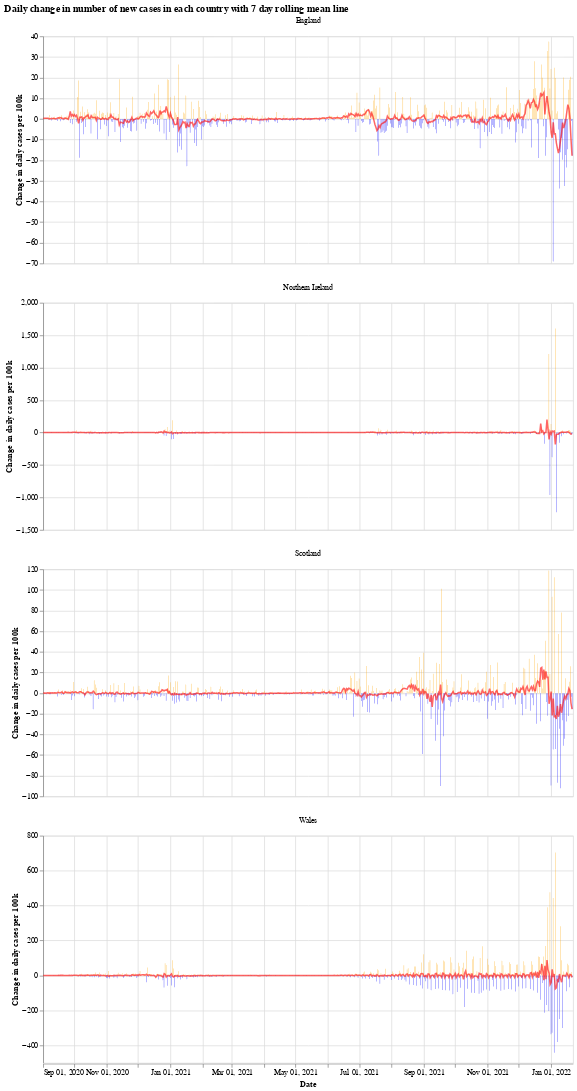

The cell this chart's notebook holds for it:
### Markdown cell above
We will use the Python library `Altair` for visualising the data, see the [altair docs](https://altair-viz.github.io/) for more information.

First we have a graph which shows the daily change in the number of new cases for each country. This number jumps up and down all over the place, which is likely due to delay in reporting of new cases over the weekend. Another interesting thing is that it looks like the daily cases in Wales experienced a much shorter period of calm over the summer (calm in the sense of daily cases not jumping up and down).

The orange bars are days when the number of new cases (per 100k population) was more than the previous day, while the blue are days when the number of new cases dropped. The red line is the 7 day moving average. 

When the moving average line is below 0, it means that there is a consistent drop in new cases. We can see this clearly happening around the times that lockdowns were introduced (though, to varying degrees). I will update the graphs soon with a marker of when each lockdown started.

### Code cell
# collapse
import altair as alt

bars = alt.Chart(uk_cases).mark_bar().encode(
    x=alt.X("yearmonthdate(date):T", axis=alt.Axis(title='Date')),
    y=alt.Y("casesChangeRate:Q", axis=alt.Axis(title='Change in daily cases per 100k')),
    tooltip='casesChange',
    color=alt.condition(
        alt.datum.casesChangeRate > 0,
        alt.value("orange"),  # The positive color
        alt.value("blue")  # The negative color
    )
).properties(title='Daily change in number of new cases with 7 day rolling mean',width=700).interactive()

line = alt.Chart(uk_cases).mark_line(
    color='red',
    size=2,
    opacity=0.6
).transform_window(
    rolling_mean='mean(casesChangeRate)',
    frame=[0, 7],
    groupby=['areaName']
).encode(
    x='yearmonthdate(date):T',
    y='rolling_mean:Q'
)

alt.layer(bars, line, data=uk_cases).facet(alt.Column(
    'areaName', title=''), columns=1).resolve_scale(y='independent').properties(title='Daily change in number of new cases in each country with 7 day rolling mean line')

### Figure 1 — Vega-Lite specification as saved in the notebook (floating-point values rounded to 4 significant figures; data arrays with more than 128 entries replaced by an {"elided": "..."} marker saying what was removed)
{"config": {"view": {"continuousWidth": 400, "continuousHeight": 300}}, "data": {"name": "data-fad62af9a7b6e0e621d0ef66a501d254"}, "facet": {"type": "nominal", "field": "areaName", "title": ""}, "spec": {"layer": [{"mark": "bar", "encoding": {"color": {"condition": {"value": "orange", "test": "(datum.casesChangeRate > 0)"}, "value": "blue"}, "tooltip": {"type": "quantitative", "field": "casesChange"}, "x": {"type": "temporal", "axis": {"title": "Date"}, "field": "date", "timeUnit": "yearmonthdate"}, "y": {"type": "quantitative", "axis": {"title": "Change in daily cases per 100k"}, "field": "casesChangeRate"}}, "selection": {"selector001": {"type": "interval", "bind": "scales", "encodings": ["x", "y"]}}, "title": "Daily change in number of new cases with 7 day rolling mean", "width": 700}, {"mark": {"type": "line", "color": "red", "opacity": 0.6, "size": 2}, "encoding": {"x": {"type": "temporal", "field": "date", "timeUnit": "yearmonthdate"}, "y": {"type": "quantitative", "field": "rolling_mean"}}, "transform": [{"window": [{"op": "mean", "field": "casesChangeRate", "as": "rolling_mean"}], "frame": [0, 7], "groupby": ["areaName"]}]}]}, "columns": 1, "resolve": {"scale": {"y": "independent"}}, "title": "Daily change in number of new cases in each country with 7 day rolling mean line", "$schema": "https://vega.github.io/schema/vega-lite/v4.8.1.json", "datasets": {"data-fad62af9a7b6e0e621d0ef66a501d254": {"elided": "2032 records"}}}
